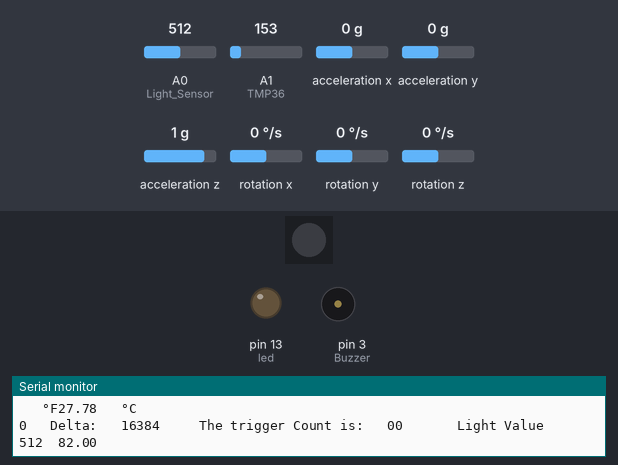
Bench run of a sketch on a simulated Arduino Nano, built with avr-gcc and run on an emulated ATmega328P. On the bench: 1 RGB LEDs in strip order, left to right, output pins drawn as LEDs (lit = HIGH), buzzer (waves = sounding, pin HIGH), the last lines printed to the serial monitor. Wiring (inferred from the names in the program): MPU-6050 motion sensor at I2C address 0x68. Dashed ring = blinking. The inputs (shaded band) are chosen by the test bench; at power-on: acceleration z 1 g, A0 (Light_Sensor) = 512, A1 (TMP36) = 153, acceleration x 0 g, acceleration y 0 g, rotation x 0 °/s, rotation y 0 °/s, rotation z 0 °/s.

Above: at 1.2 s.
1.3 s: acceleration z set to -0.9 g
4.3 s: acceleration z set to -1.2 g
At 4.8 s:
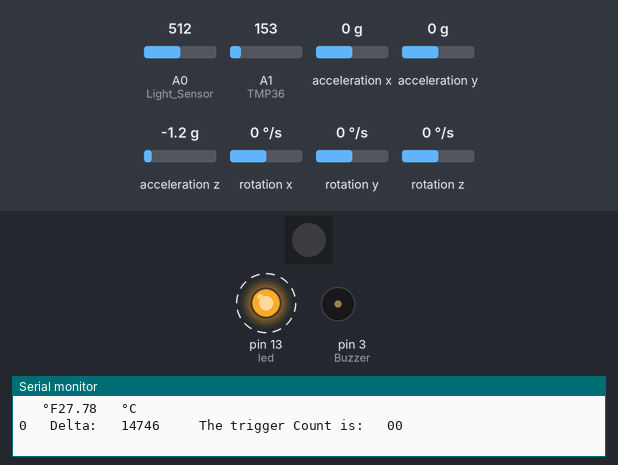
Timing chart, 0 to 13.3 s (numbered marks = the images above; inputs shaded):
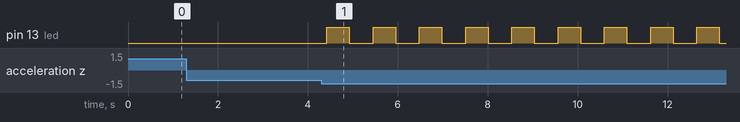

The sketch:

combined_omnius.ino
```cpp
/*
Libraries
=====================
*/
#include <Adafruit_NeoPixel.h>
#include <Wire.h>

/*
Sensor Pin Constants
=====================
*/
int Buzzer = 3; //Kevin
int Button = 7; //Kevin
int PIR1 = 6; //David
int PIR2 = 8; //David
int PIR3 = 4;  // David
int Neopixel = 9;//David
int IR_LED = 7; //Kevin
int IR_diode =  3;//Kevin
int TMP36 = 1; //Kevin
int led = 13; // test led to note change on pin 12.
int Light_Sensor = 0; //Kevin
int Mic = 6; //Kevin

// SPi LINES not wokring
// SD card setup

// I2C LINES
//Acceleromter = SDA, SCL

//Neopixel Setup
int numberPixels = 1;
Adafruit_NeoPixel pixels = Adafruit_NeoPixel(numberPixels, Neopixel, NEO_GRB + NEO_KHZ800);

//Temperature sensor variables:
int tempADC = 0; //analogRead of temperature
float tempV = 0.0; //Temperature in Volts, will be converted to C
float tempC = 0.0; // temperature in celcius
float tempF =0.0;
int V_cc =5;
int CorrectionC = 3; //correction value;

//Accelerometer sensor variables
const int MPU_addr = 0x68; // I2C address of the MPU-6050
int16_t AcX, AcY, AcZ, Tmp, GyX, GyY, GyZ;
long i_x, i_y, i_z; // these are the initial positions from accelerometer data
long delta_X;
int CountX; // trigger count
long thresholdX = 16500;

//Photoresistor variables:
int LightADC = 0;

void setup(){
  Serial.begin(9600);
  Serial.println("Start Combined Code");

  pinMode(led, OUTPUT);
  pinMode(Buzzer, OUTPUT);
  pinMode(IR_diode, OUTPUT);

  //Acceleromter Start:
  Wire.begin();
  Wire.beginTransmission(MPU_addr);
  Wire.write(0x6B);  // PWR_MGMT_1 register
  Wire.write(0);     // set to zero (wakes up the MPU-6050)
  Wire.endTransmission(true);
  initializeACC();


  pixels.begin(); // This initializes the NeoPixel.

}

void loop(){
  tmp36Read();
  accRead();
  PhotoresistorRead();
  //delay(1000);
}

void PhotoresistorRead(){
  LightADC = analogRead(Light_Sensor);
  Serial.print(" \t \t Light Value   ");
  Serial.print(LightADC);
  Serial.print("\t");
}

void initializeACC() {
  // get inital values for the accelerometer
  for (int i = 0; i < 10; i++) {
    i_x += Wire.read() << 8 | Wire.read();
    i_x /= 10; //find average
  }
}

int stateChange() {
  //this function checks to see if there is any change.
  //will run at start up, and then will run again each loop/
  //any change from iniital conditions will result in an alarm.
  //initializeACC();
  AcX = Wire.read() << 8 | Wire.read();
  delta_X = abs( i_x - AcX ); //change value
  if (delta_X > thresholdX ) {
    CountX ++;//incriment
    return 1;
  }
  else {
    return 0;
  }
}//end of State Change

void accRead(){
  Wire.beginTransmission(MPU_addr);
 Wire.write(0x3B);  // starting with register 0x3B (ACCEL_XOUT_H)
 Wire.endTransmission(false);
 Wire.requestFrom(MPU_addr, 14, true); // request a total of 14 registers
 AcX = Wire.read() << 8 | Wire.read(); // 0x3B (ACCEL_XOUT_H) & 0x3C (ACCEL_XOUT_L)
 Serial.println();
 Serial.print(AcX);
 Serial.print("\t");
 Serial.print(" Delta:   ");
 Serial.print(delta_X);
 Serial.print("\t \tThe trigger Count is: \t");
 Serial.print(CountX);
 AcY = Wire.read() << 8 | Wire.read(); // 0x3D (ACCEL_YOUT_H) & 0x3E (ACCEL_YOUT_L)
 Serial.print(AcY);
 // AcZ=Wire.read()<<8|Wire.read();  // 0x3F (ACCEL_ZOUT_H) & 0x40 (ACCEL_ZOUT_L)
 // Serial.println("adfadf");
 if (stateChange()) // checks to see if a state has change
 {
   digitalWrite(led, HIGH);
   delay(500);
   digitalWrite(led, LOW);
   delay(500);
   initializeACC();
 }
}


void NeopixelON(int led_index){
  pixels.setPixelColor(led_index, pixels.Color(0,150,0)); // Moderately bright green color.
  pixels.show(); // This sends the updated pixel color to the hardware.
}

void tmp36Read(){
  tempADC = analogRead(TMP36);
  tempV = ((float)tempADC/1023.0)*((float)V_cc); // V_cc is 5v,
  tempC = ((tempV - .5)/ .010) + CorrectionC;
  tempF = tempC * (9.0/5.0) +32.0;
  Serial.println(tempF);
  Serial.print("\t °F");
  Serial.print(tempC);
  Serial.print("\t °C");
//  Serial.println();

}
```

Measured:
- the behaviour switches between -1 and -1.1 g on acceleration z (found by bisection; images 0 and 1)
- after the input at 4.3 s, pin 13 (led): alternates HIGH for 0.50 s and LOW for 0.53 s, starting after 0.12 s
